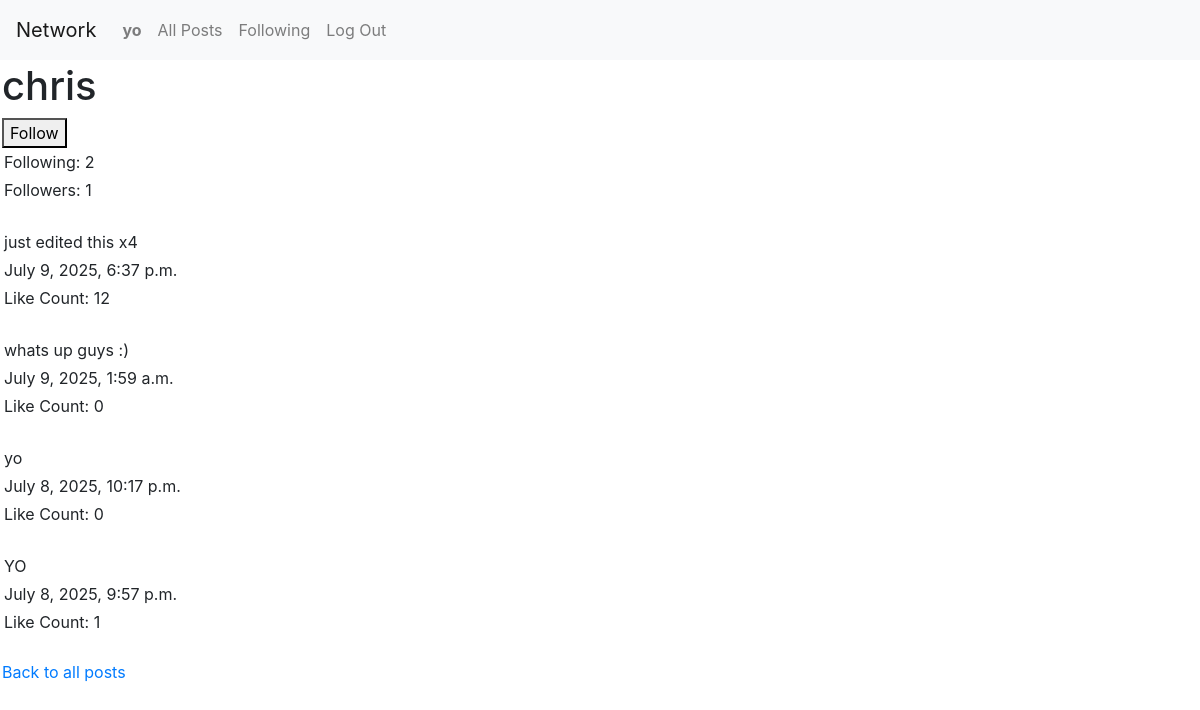
/user/chris (signed in), run on the app's committed database.
### network/models.py (models this page shows, shortened)
class User(AbstractUser):
    following = models.ManyToManyField("self", symmetrical=False, related_name="followers")

class Post(models.Model):
    user = models.ForeignKey("User", on_delete=models.CASCADE, related_name="user")
    postcontent = models.TextField()
    timestamp = models.DateTimeField(auto_now_add=True)
    likecount = models.IntegerField(default=0)

### network/views.py (the view)
# urls.py: path("user/<str:user>", views.userposts, name="userposts"),
@login_required
def userposts(request, user):
    try:
        user_obj = User.objects.get(username=user)
    except User.DoesNotExist:
        return JsonResponse({"error": "User not found"}, status=400)
    posts = Post.objects.filter(user=user_obj).order_by("-timestamp").all()
    return render(request, "network/user.html", {
        "posts": posts,
        "user": user_obj,
        "followingcount": user_obj.following.count(),
        "followercount": user_obj.followers.count()
    })

### network/templates/network/user.html (shortened to what this page needs)
{% extends "network/layout.html" %}
{% load static %}
{% block body %}
    <h1 id="username">{{user.username}}</h1>
    <button class="follow" data-id="{{user.username}}" id="follow{{user.username}}"> Follow</button>
    <div id="followingcount"> Following: {{followingcount}}</div>
    <div id="followercount"> Followers: {{followercount}}</div>
    <br>
    {% for post in posts %}
        <div> {{post.postcontent}}</div>
        <div> {{post.timestamp}}</div>
        <div> Like Count: {{post.likecount}}</div>
        <br>
    {% endfor %}
    <a href="{% url 'index' %}">Back to all posts</a>
{% endblock %}

### network/templates/network/layout.html (shortened to what this page needs)
{% load static %}
<!DOCTYPE html>
<html lang="en">
    <head>
        <link rel="stylesheet" href="https://stackpath.bootstrapcdn.com/bootstrap/4.4.1/css/bootstrap.min.css">
        <link href="{% static 'network/styles.css' %}" rel="stylesheet">
    </head>
    <body>
        <nav class="navbar navbar-expand-lg navbar-light bg-light">
            <a class="navbar-brand" href="{% url 'index' %}">Network</a>
            <div>
              <ul class="navbar-nav mr-auto">
                {% if user.is_authenticated %}
                    <li class="nav-item">
                        <a class="nav-link" href="{% url 'userposts' user.username%}"><strong id="layout-username">{{ request.user.username }}</strong></a>
                    </li>
                {% endif %}
                <li class="nav-item">
                  <a class="nav-link" href="{% url 'index' %}">All Posts</a>
                </li>
                {% if user.is_authenticated %}
                    <li class="nav-item">
                        <a class="nav-link" href="{% url 'followingposts' user.username%}">Following</a>
                    </li>
                    <li class="nav-item">
                        <a class="nav-link" href="{% url 'logout' %}">Log Out</a>
                    </li>
                {% endif %}
              </ul>
            </div>
          </nav>
        <div class="body">
            {% block body %}
            {% endblock %}
        </div>
    </body>
</html>

### network/static/network/styles.css (style rules this page uses)
div { padding: 2px; }

### data on the page
User: user.username "yo"
User: username "chris"
Post: postcontent "just edited this x4", timestamp "July 9, 2025, 6:37 p.m.", likecount "12"
Post: postcontent "whats up guys :)", timestamp "July 9, 2025, 1:59 a.m.", likecount "0"
Post: postcontent "yo", timestamp "July 8, 2025, 10:17 p.m.", likecount "0"
Post: postcontent "YO", timestamp "July 8, 2025, 9:57 p.m.", likecount "1"

### other printed values
{{ followingcount }} "2"
{{ followercount }} "1"
